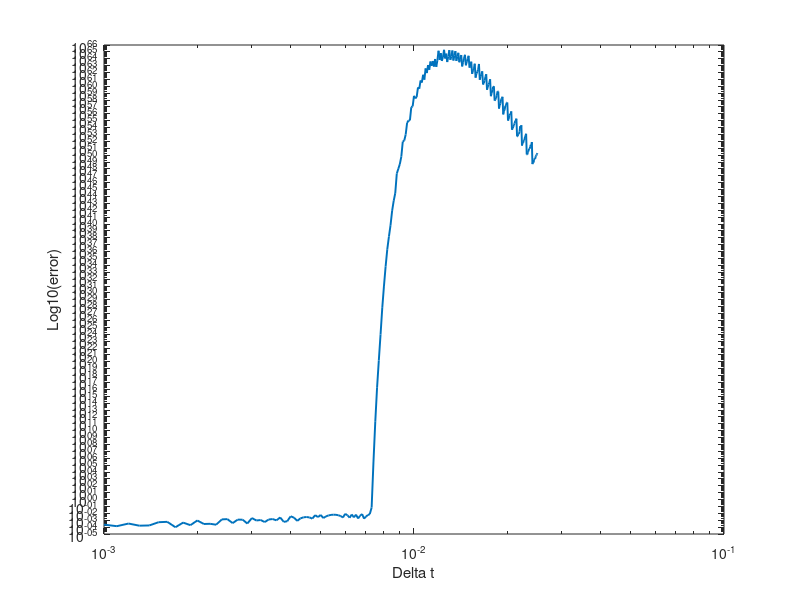
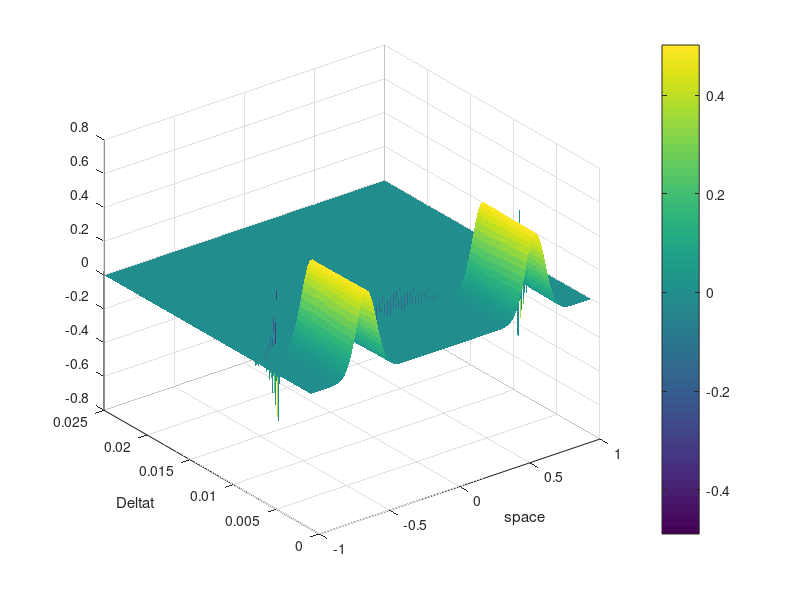

These charts were generated, in order, by the following MATLAB code:
clear variables
close all; 
clc
%           V2 : doc2 eq 1.8 (PDF-3)
c = 1; L = 1; TM = .6;
Lambda = L/10;
h = 0.01;
N = round(2*L/h+1);
X = -L:h:L;

dT = 0.001:0.0001:0.025;
% dT = 0.001;

function Kn = Lp_m(N,h,m)
alpha_pm = @(m,p) ((-1)^(p-1))*(2*factorial(m)^2)/(factorial(m-p))/(factorial(m+p));
Kn = sparse(N,N);
for p=1:m
    Kph = (-2*diag(ones(N,1))+diag(ones(N-p,1),p)+diag(ones(N-p,1),-p));
    Kph(1,N-p+1) = 1; 
    Kph(N,p) = 1;
    Kph = sparse(Kph./((p*h)^2));
    Kn = Kn + alpha_pm(m,p)*Kph;
end
end

U0 = exp(-(X/Lambda).^2);
err_M = zeros(length(dT),1);
alfa = zeros(length(dT),1);
U_all_dt = zeros(length(dT),N);

for kk=1:length(dT)
    
    alfa(kk) = c*dT(kk)/h;
    T = 0:dT(kk):TM;
    Un = U0'; %(0.5*exp(-((X-c*dT(kk))/Lambda).^2) + 0.5*exp(-((X+c*dT(kk))/Lambda).^2))';
    Unm = U0';    
    m= 12;
    % KM = sparse(N,N);
    % for j=1:m
    %     Kj = Lp_m(N,h,j);       % 2j th oroder Laplacian
    %     KM = KM + (2*((c*dT(kk))^(2*j))/factorial(2*j))*Kj;
    % end
    KM = ((c*dT(kk))^2)*Lp_m(N,h,m);
    for tt=1:length(T)
        Unp = (2*speye(N,N)+KM)*Un-Unm;
        Unm = Un;
        Un = Unp;
            % if mod(tt,2)==0
            %     plot(X,Unp)
            %     ylim([-0.2 1.2]);
            %     pause(0.02);
            %     drawnow
            % end
    end
    U_all_dt(kk,:) = Unp;
    X1 = -L:(h/100):L;
    Unp1 = interp1(X,Unp,X1);
    theo_fn = 0.5*exp(-((X1-c*TM)/Lambda).^2) + 0.5*exp(-((X1+c*TM)/Lambda).^2);
    error_val = trapz(X1,(theo_fn-Unp1).^2)/trapz(X1,theo_fn.^2);
    err_M(kk) = error_val;
    % clear T error_val
end
% figure(10);
% plot(X1,theo_fn,X1,Unp1),legend("theor","simul");


%%
figure()%,subplot(2,1,1)
loglog(dT,(err_M),"LineWidth",1.4),
xlabel("\Delta t"),ylabel("Log10(error)");

U1 = U_all_dt;
U1(U1>0.51)=0;
U1(U1<-0.51)=0;
figure(2)%,subplot(2,1,2)
surf(X,dT,U1),shading flat,
xlabel("space"),ylabel("\Deltat"),
colorbar
% xlim([-1 1]),ylim([0 0.03]),zlim([-1000 1000])

%%
% alpha_infp = @(p) 2*((-1)^(p-1));


% alpha_pm = @(m,p) ((-1)^(p-1))*(2*factorial(m)^2)/(factorial(m-p))/(factorial(m+p));
% 
% function AA = a0m(m)
% alpha_pm = @(m,p) ((-1)^(p-1))*(2*factorial(m)^2)/(factorial(m-p))/(factorial(m+p));
% AA = 0;
% for p=1:m
%     AA = AA + alpha_pm(m,p)/(p^2);
% end
% AA = -2*AA;
% end
%%
beta_p = @(p) (2^(2*p-1))*((factorial(p-1))^2)/factorial(2*p);
BB = 0;
for ii=1:m
    BB = BB + beta_p(ii);
end
BB = BB^(-1/2);
cnd = BB*h/c;
disp(cnd)